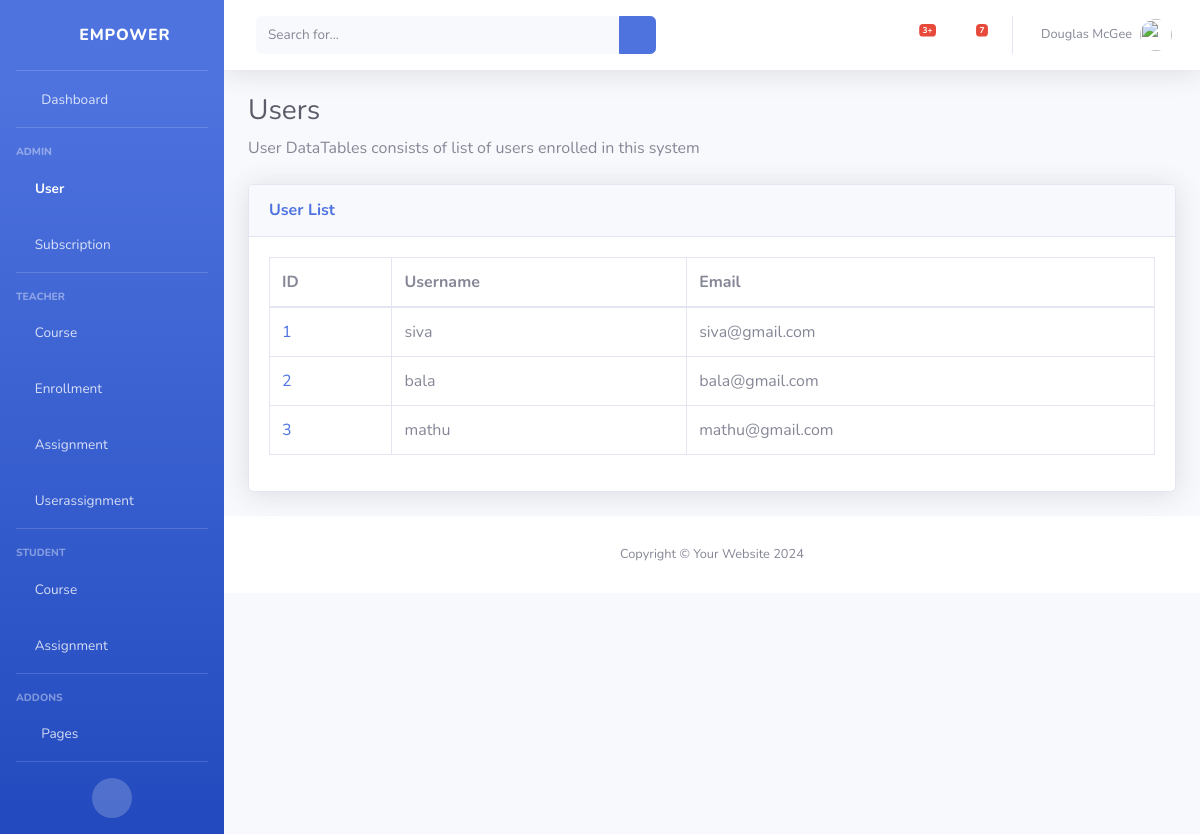
The app's page /users/, older data.
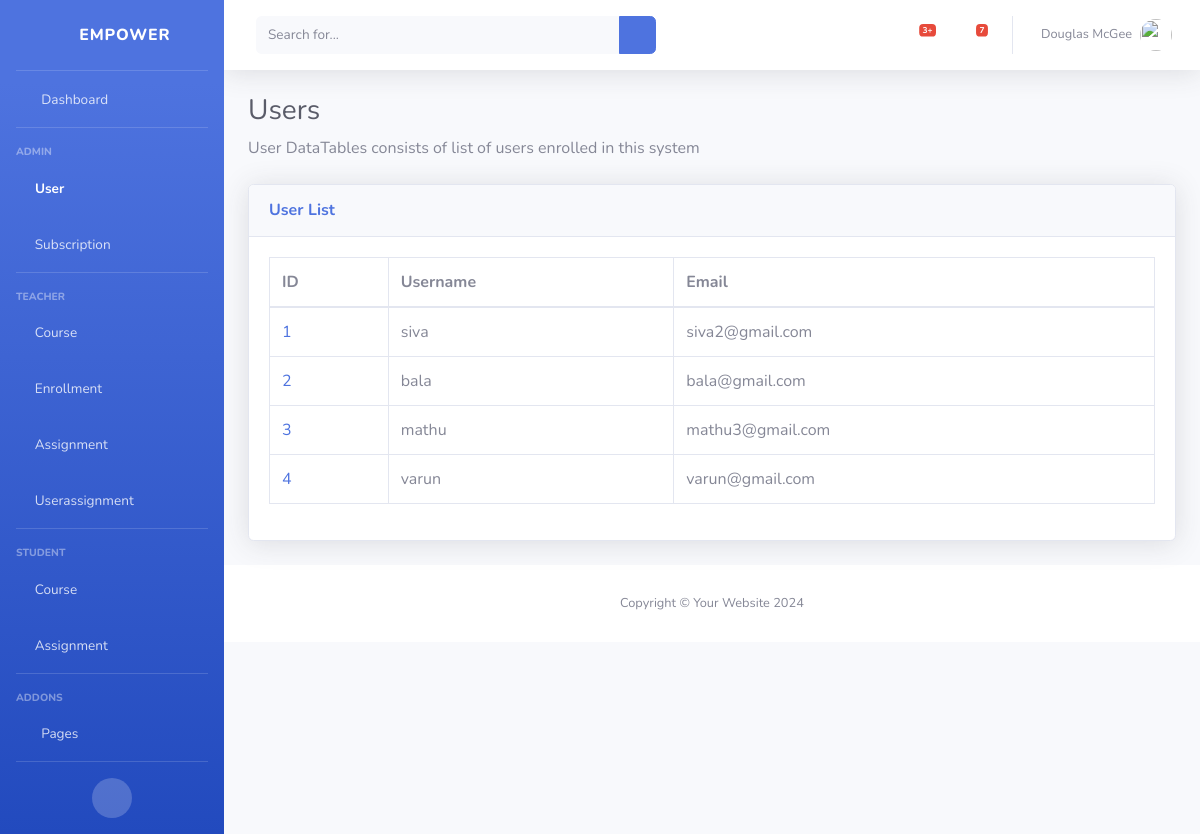
The same page, newer data.
### classRoom/models.py (models this page shows)
class User(models.Model):
    id = models.AutoField(primary_key=True)
    username = models.CharField(max_length=50)
    password = models.CharField(max_length=50)
    email = models.EmailField()

### classRoom/views.py (the view)
# urls.py: path('users/', view_users, name="view_users"),
def view_users(request):
    users = User.objects.all()
    return render(request, 'users/view_users.html', {'users': users})

### classRoom/templates/users/view_users.html
{% extends 'base.html' %}
{% block content %}
    {% load static %}
    <h1 class="h3 mb-2 text-gray-800">Users</h1>
    <p class="mb-4">User DataTables consists of list of users enrolled in this system</p>
    <div class="card shadow mb-4">
        <div class="card-header py-3">
            <h6 class="m-0 font-weight-bold text-primary">User List</h6>
        </div>
        <div class="card-body">
            <div class="table-responsive">
                <table class="table table-bordered" id="dataTable" width="100%" cellspacing="0">
                    <thead>
                        <tr>
                            <th>ID</th>
                            <th>Username</th>
                            <th>Email</th>
                        </tr>
                    </thead>
                    <tbody>
                        {% for user in users %}
                            <tr>
                                <td><a href="{% url 'view_user' user.id %}">{{ user.id }}</a></td>
                                <td>{{ user.username }}</td>
                                <td>{{ user.email }}</td>
                            </tr>
                        {% endfor %}
                    </tbody>
                </table>
            </div>
        </div>
    </div>
{% endblock %}

Row changes from the older to the newer data that the page shows:
changed User "siva": email "siva@gmail.com" → "siva2@gmail.com"
changed User "mathu": email "mathu@gmail.com" → "mathu3@gmail.com"
added User: id "4", username "varun", email "varun@gmail.com"
